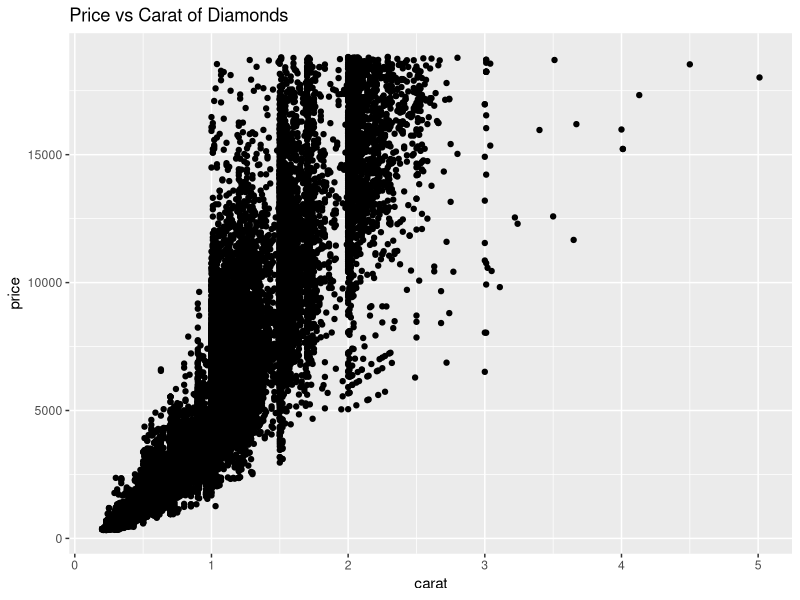
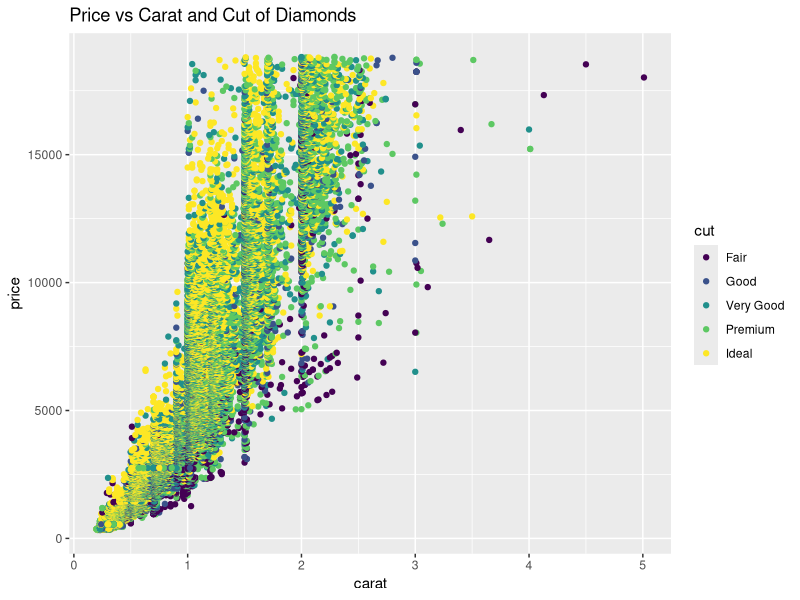

R code for these plots, in order:
## ---- chunk 1
library(tidyverse)
## ---- chunk 2
## TASK: Plot `price` vs `carat` below
## Your code here!

diamonds %>%
  ggplot(aes(carat, price)) +
  geom_point() + 
  ggtitle("Price vs Carat of Diamonds") 

## ---- chunk 3
## TASK: Plot `price`, `carat`, and `cut` below
## Your code here!

diamonds %>%
  ggplot(aes(x = carat, y = price, colour = cut)) +
  geom_point() + 
  ggtitle("Price vs Carat and Cut of Diamonds") 

